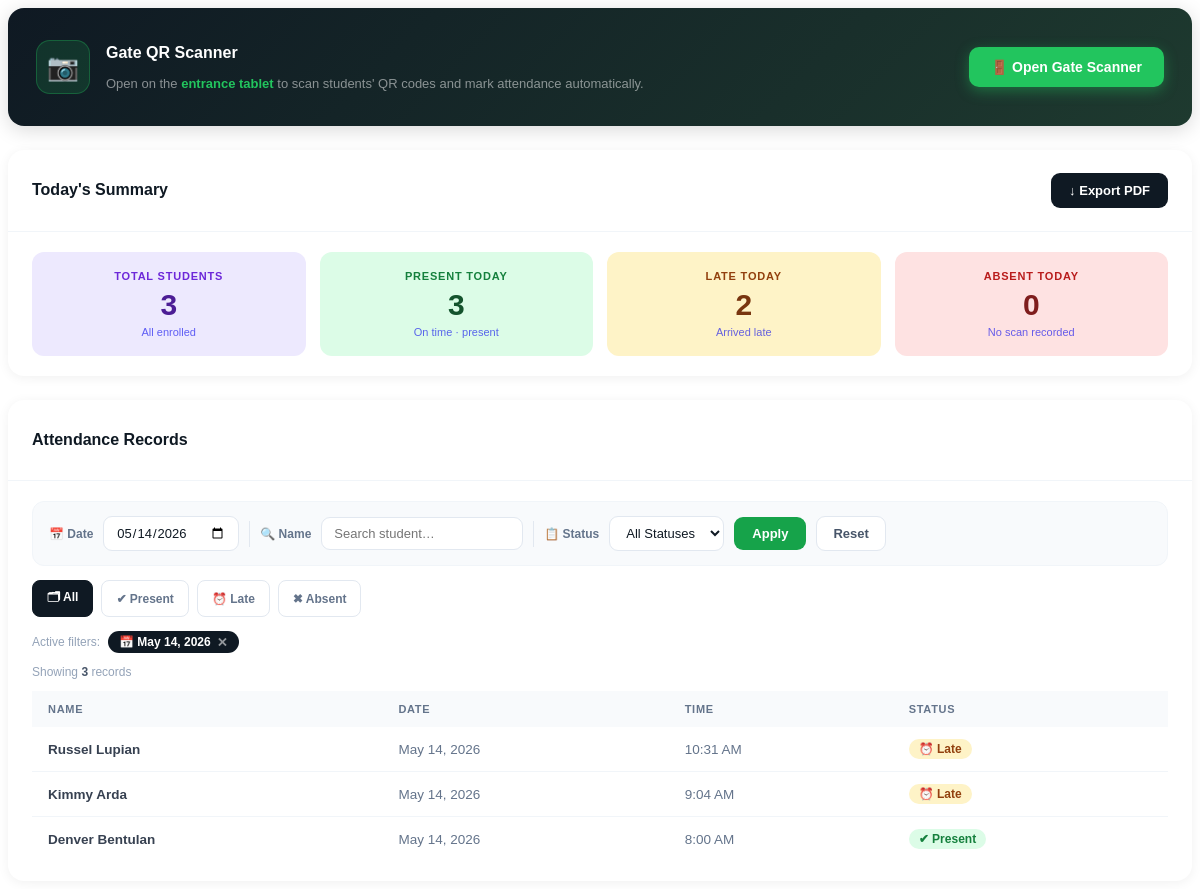
Screenshot of /pages/attendance.php?page=attendance&filter_date=2026-05-14 with the database file from the repository.
### tables this page shows
CREATE TABLE `attendance` (
  `id` int(11) NOT NULL,
  `student_id` int(11) NOT NULL,
  `scan_date` date NOT NULL,
  `scan_time` time NOT NULL,
  `status` enum('on_time','present','late','absent') NOT NULL DEFAULT 'on_time',
  `date_added` datetime DEFAULT current_timestamp(),
  `created_at` datetime DEFAULT current_timestamp()
);

CREATE TABLE `users` (
  `id` int(11) NOT NULL,
  `fullname` varchar(255) NOT NULL,
  `email` varchar(255) NOT NULL,
  `role` enum('admin','teacher','student','parent') NOT NULL DEFAULT 'student',
  `password` varchar(255) NOT NULL,
  `date_added` datetime DEFAULT current_timestamp(),
  `parent_email` varchar(255) DEFAULT NULL,
  `qr_code` varchar(500) DEFAULT NULL,
  `qr_token` varchar(100) DEFAULT NULL
);

### pages/attendance.php (the view, shortened to what this page needs)
<?php
include 'includes/db.php';
$today = date('Y-m-d');
$active_date = !empty($_GET['filter_date']) ? $conn->real_escape_string($_GET['filter_date']) : $today;
$totalStudents = $conn->query("SELECT COUNT(*) AS total FROM users WHERE role='student'")->fetch_assoc()['total'];
$presentToday = $conn->query("
    SELECT COUNT(DISTINCT student_id) AS total
    FROM attendance
    WHERE status IN ('present', 'on_time', 'late')
      AND scan_date = '$active_date'
")->fetch_assoc()['total'];
$absentToday = $conn->query("
    SELECT COUNT(DISTINCT student_id) AS total
    FROM attendance
    WHERE status = 'absent'
      AND scan_date = '$active_date'
")->fetch_assoc()['total'];
$lateToday = $conn->query("
    SELECT COUNT(DISTINCT student_id) AS total
    FROM attendance
    WHERE status = 'late'
      AND scan_date = '$active_date'
")->fetch_assoc()['total'];
$where_parts   = [];
$filter_date   = '';
$filter_status = '';
$filter_search = '';
if (!empty($_GET['filter_date'])) {
    $filter_date = $conn->real_escape_string($_GET['filter_date']);
    $where_parts[] = "attendance.scan_date = '$filter_date'";
}
$where = count($where_parts) ? "AND " . implode(" AND ", $where_parts) : "";
$scan_date_filter = !empty($filter_date) ? $filter_date : $today;
$records = $conn->query("
    SELECT users.fullname,
           attendance.scan_date,
           attendance.scan_time,
           attendance.status
    FROM attendance
    JOIN users ON users.id = attendance.student_id
    WHERE attendance.scan_date = '$scan_date_filter'
      AND users.role = 'student'
    $where
    ORDER BY attendance.scan_time DESC
");
?>
<div class="att-page">
    <div class="gate-banner">
        <div class="gate-banner-left">
            <div class="gate-banner-icon">📷</div>
            <div class="gate-banner-text">
                <h3>Gate QR Scanner</h3>
                <p>Open on the <strong>entrance tablet</strong> to scan students' QR codes and mark attendance automatically.</p>
            </div>
        </div>
        <a href="gate_scanner.php" target="_blank" class="btn-gate">🚪 Open Gate Scanner</a>
    </div>
    <div class="att-card">
        <div class="att-card-header">
           <h2><?= $active_date === $today ? "Today's Summary" : "Summary for " . date('M d, Y', strtotime($active_date)) ?></h2>
            <a href="export_attendance.php" class="btn-export">&#8595; Export PDF</a>
        </div>
        <div class="att-card-body">
            <div class="summary-grid">
                <a href="?page=attendance" class="summary-card total">
                    <div class="s-label">Total Students</div>
                    <div class="s-value"><?= $totalStudents ?></div>
                    <div class="s-sub">All enrolled</div>
                </a>
                <a href="?page=attendance&filter_date=<?= $today ?>&filter_status=present" class="summary-card present">
                    <div class="s-label">Present Today</div>
                    <div class="s-value"><?= $presentToday ?></div>
                    <div class="s-sub">On time · present</div>
                </a>
                <a href="?page=attendance&filter_date=<?= $today ?>&filter_status=late" class="summary-card late">
                    <div class="s-label">Late Today</div>
                    <div class="s-value"><?= $lateToday ?></div>
                    <div class="s-sub">Arrived late</div>
                </a>
                <a href="?page=attendance&filter_date=<?= $today ?>&filter_status=absent" class="summary-card absent">
                    <div class="s-label">Absent Today</div>
                    <div class="s-value"><?= $absentToday ?></div>
                    <div class="s-sub">No scan recorded</div>
                </a>
            </div>
        </div>
    </div>
    <div class="att-card">
        <div class="att-card-header"><h2>Attendance Records</h2></div>
        <div class="att-card-body">
            <form method="GET" class="filter-bar">
                <label>📅 Date</label>
                <input type="date" name="filter_date" value="<?= htmlspecialchars($filter_date) ?>" onchange="this.form.submit()">
                <label>🔍 Name</label>
                <input type="text" name="filter_search" placeholder="Search student…" value="<?= htmlspecialchars($filter_search) ?>">
                <label>📋 Status</label>
                <select name="filter_status">
                    <option value="">All Statuses</option>
                </select>
                <button class="btn-filter" type="submit">Apply</button>
                <a href="admin_dashboard.php?page=attendance" class="btn-reset">Reset</a>
            </form>
            <?php
            $base = "admin_dashboard.php?page=attendance"
                  . ($filter_date   ? "&filter_date=$filter_date"                         : "")
                  . ($filter_search ? "&filter_search=" . urlencode($filter_search) : "");
            ?>
            <div class="status-tabs">
                <a href="<?= $base ?>"                          class="status-tab <?= !$filter_status              ? 'act-all'     : '' ?>">🗂 All</a>
                <a href="<?= $base ?>&filter_status=present"    class="status-tab <?= $filter_status === 'present'  ? 'act-present' : '' ?>">✔ Present</a>
                <a href="<?= $base ?>&filter_status=late"       class="status-tab <?= $filter_status === 'late'     ? 'act-late'    : '' ?>">⏰ Late</a>
                <a href="<?= $base ?>&filter_status=absent"     class="status-tab <?= $filter_status === 'absent'   ? 'act-absent'  : '' ?>">✖ Absent</a>
            </div>
            <?php if ($filter_date || $filter_status || $filter_search): ?>
            <div class="active-filters">
                <span class="filter-label-sm">Active filters:</span>
                <?php if ($filter_date): ?>
                    <span class="filter-pill">📅 <?= date('M d, Y', strtotime($filter_date)) ?>
                        <a href="?page=attendance<?= $filter_status ? "&filter_status=$filter_status" : '' ?><?= $filter_search ? "&filter_search=" . urlencode($filter_search) : '' ?>">✕</a>
                    </span>
                <?php endif; ?>
            </div>
            <?php endif; ?>
            <?php $count = $records ? $records->num_rows : 0; ?>
            <div class="results-meta">Showing <strong><?= $count ?></strong> record<?= $count !== 1 ? 's' : '' ?></div>
            <table class="att-table">
                <thead>
                    <tr><th>Name</th><th>Date</th><th>Time</th><th>Status</th></tr>
                </thead>
                <tbody>
                <?php if ($records && $records->num_rows > 0): ?>
                    <?php while ($r = $records->fetch_assoc()):
                        $s = $r['status'];
                    ?>
                    <tr>
                        <td><strong><?= htmlspecialchars($r['fullname']) ?></strong></td>
                        <td style="color:#64748b;"><?= date('M d, Y', strtotime($r['scan_date'])) ?></td>
                        <td style="color:#64748b;">
                            <?php
                            echo ($s === 'absent' && (empty($r['scan_time']) || $r['scan_time'] === '00:00:00'))
                                ? '—'
                                : date('g:i A', strtotime($r['scan_time']));
                            ?>
                        </td>
                        <td>
                            <?php if ($s === 'present' || $s === 'on_time'): ?>
                                <span class="status-badge status-present">✔ Present</span>
                            <?php elseif ($s === 'late'): ?>
                                <span class="status-badge status-late">⏰ Late</span>
                            <?php else: ?>
                                <span class="status-badge status-absent">✖ Absent</span>
                            <?php endif; ?>
                        </td>
                    </tr>
                    <?php endwhile; ?>
                <?php endif; ?>
                </tbody>
            </table>
        </div>
    </div>
</div>

### rows the page displays
attendance: student.fullname "Russel Lupian", scan_date "May 14, 2026", scan_time "10:31 AM", status "⏰ Late"
attendance: student.fullname "Kimmy Arda", scan_date "May 14, 2026", scan_time "9:04 AM", status "⏰ Late"
attendance: student.fullname "Denver Bentulan", scan_date "May 14, 2026", scan_time "8:00 AM", status "✔ Present"

### other values shown
$totalStudents "3"
$presentToday "3"
$lateToday "2"
$absentToday "0"
date('M d, Y', strtotime($filter_date)) "May 14, 2026"
$count "3"
